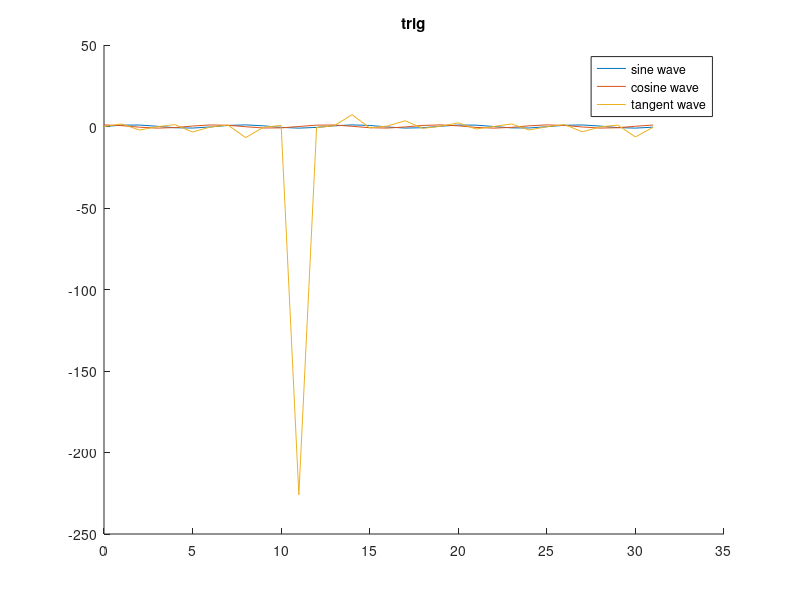

Source code (MATLAB):
clear all; close all; clc; 

%exercise 1
for x= 1:5:25
disp(x)
end

clear all; clc;
for x=5:5:85
    disp(x)
end

clear all; clc;
%exercise 3 
A=[ 3, 4, 5, 6, 7 ];
A(1)
A(2)
A(3)
A(4)
clear all; clc

%excercise 4
A=[1,2,3,4,5,6,7,8,9,10];
a=length(A)

%exercise 5
x = [2, 4, 9, 5, 1, 6, 3, 2];
total=0;
for idx=1:length(x)
    total=(total + x(idx))
end
average=total/length(x)





clear all; close all; clc;
%exercise 6

%number of mole 
% n=42 %mol
% 
% %tempt
% T=300 %K
% 
% %volume
% V=100:500 %L
% 
% %calc pressure 
% for idx=1:length(V)
%     P(idx)=(n*0.082057*T)/V(idx) %atm
% end
% plot (V,P)
% title ('pressure vs volume')
% xlabel('vol')
% ylabel('press')


%exercise 7
 x=0:(10*pi)
 for index=1:length(x)
     y1(index)=sin(x(index))
     y2(index)=cos(x(index))
     y3(index)=tan(x(index))
 end
hold all
 plot (x,y1)
plot (x,y2)
 plot (x,y3)
 title('trig')
 legend('sine wave','cosine wave','tangent wave')

